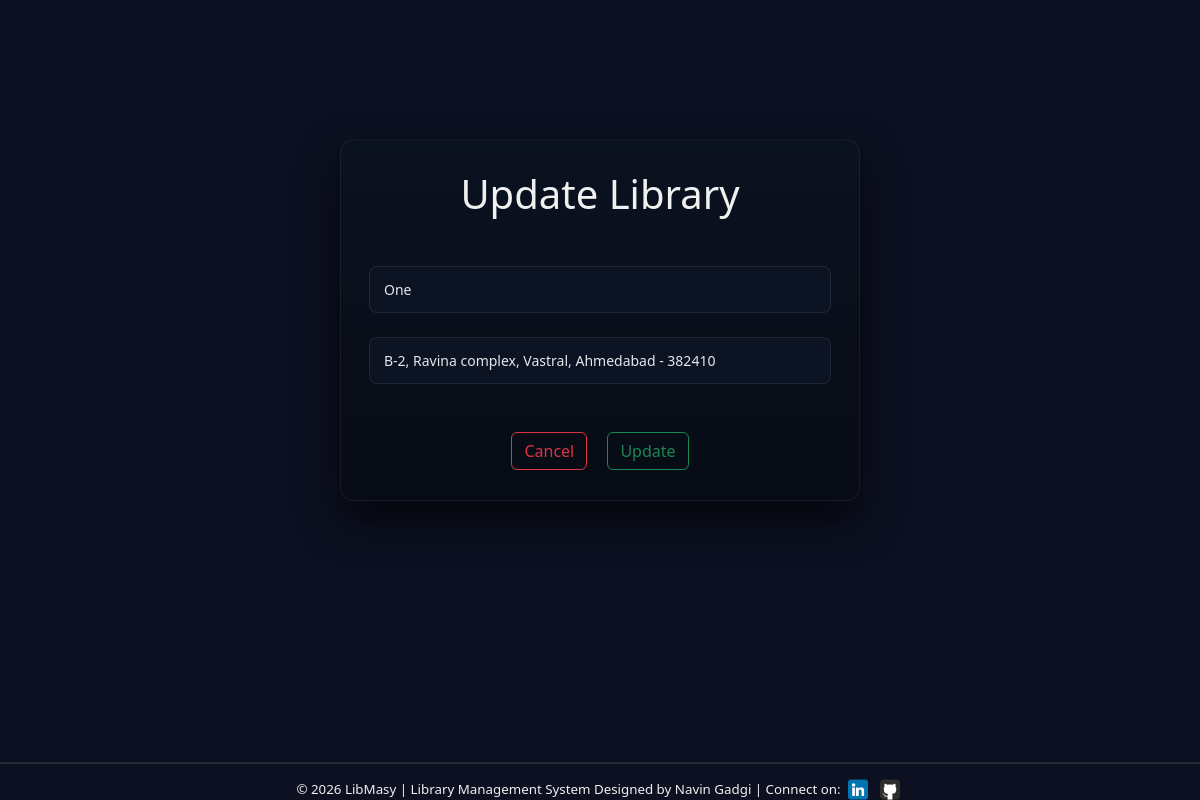
Screenshot of /library/3/rename/ (signed in) with the database file from the repository.
### newapp/models.py (models this page shows, shortened)
class Library(models.Model):
    user = models.ForeignKey(User, on_delete=models.CASCADE)
    library_name = models.CharField(max_length=20)
    lib_address = models.TextField(max_length=200, null=True, blank=True)
    created_at = models.DateTimeField(auto_now_add=True)
    updated_at = models.DateField(auto_now=True)

### newapp/views.py (the view, shortened to what this page needs)
# urls.py: path('<int:lib_id>/rename/', views.rename_library, name="rename_library"),
@login_required
def rename_library(request, lib_id):
    lib = get_object_or_404(Library, pk=lib_id, user = request.user)
    old_name = lib.library_name
    old_address = lib.lib_address
    return render(request, 'lib_create.html', {'lib_id':lib_id, 'old_name':old_name, 'old_address': old_address})

### newapp/templates/lib_create.html (shortened to what this page needs)
{% extends 'layout2.html' %}
{% load static %}
{% block contant %}
<div class="parent">
  <div class="form text-center gap-5">
    {% if not old_name %}
    <h1 class="mb-5">Create Library</h1>
    {% else %}
    <h1 class="mb-5">Update Library</h1>
    {% endif %}
    <form method="post">
      {% if not old_name %}
        <input type="text" class="in mb-4" name="library_name" placeholder="Enter Library Name" required>
        <input type="text" class="in mb-4" name="lib_address" placeholder="Enter Library Address or Branch">
      {% else %}
        <input type="text" class="in mb-4" name="library_name" value="{{ old_name }}" placeholder="Enter New Library Name" required>
        <input type="text" class="in mb-4" name="lib_address" value="{{ old_address }}" placeholder="Enter New Address or Branch">
      {% endif %}
      <a href="{% url 'library' %}" class="btn btn-outline-danger mt-4 mx-2">Cancel</a>
      {% if not old_name %}
        <button class="btn btn-outline-success mt-4 mx-2" type="submit">Create</button>
      {% else %}
        <button class="btn btn-outline-success mt-4 mx-2" type="submit">Update</button>
      {% endif %}
    </form>
  </div>
</div>
{% endblock %}

### static/css/style.css (style rules this page uses)
body { background-color: #0c1020; color: #f0f0f0; }
.form { margin-left: auto; margin-right: auto; width: 520px; background: linear-gradient(180deg, #0b1220, #070b14); border-radius: 14px; padding: 30px 28px; box-shadow: 0 20px 40px rgba(0, 0, 0, 0.6); border: 1px solid rgba(255, 255, 255, 0.06); }
.in { width: 100%; background: #0c1424; border: 1px solid rgba(255, 255, 255, 0.08); border-radius: 8px; padding: 12px 14px; color: #e5e7eb; font-size: 14px; outline: none; transition: border 0.2s, box-shadow 0.2s; }
.in::placeholder { color: #9ca3af; }
.parent { display: grid; place-items: center; height: 80vh; }

### rows the page displays
Library: library_name "One", lib_address "B-2, Ravina complex, Vastral, Ahmedabad - 382410"
